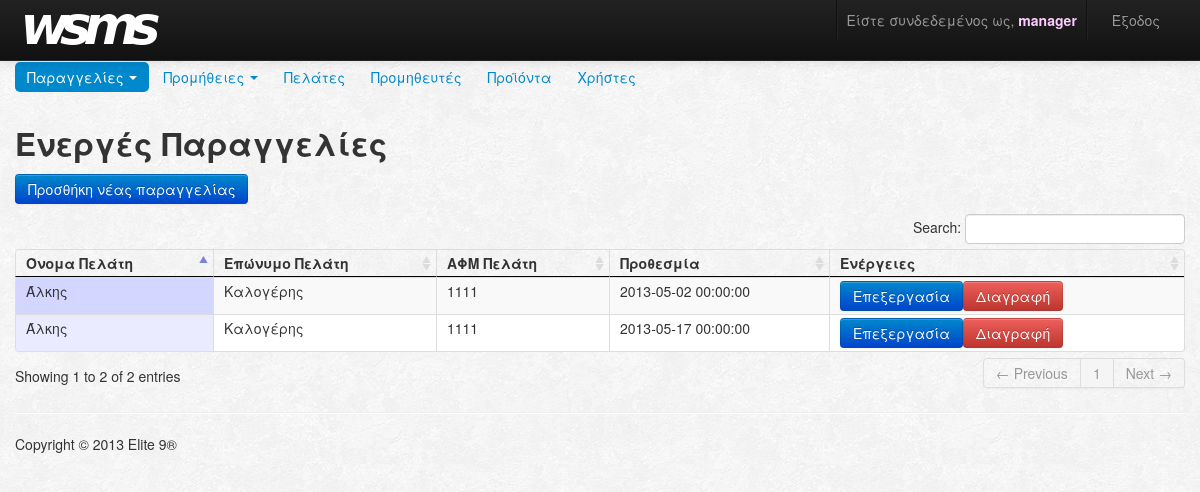
Page /saleOrder/index (signed in) on the committed database.
### tables this page shows
CREATE TABLE IF NOT EXISTS `customer` (
  `ssn` varchar(9) NOT NULL,
  `name` varchar(45) NOT NULL,
  `surname` varchar(45) NOT NULL,
  `phone` varchar(20) DEFAULT NULL,
  `cellphone` varchar(20) DEFAULT NULL,
  `email` varchar(45) DEFAULT NULL,
  `address` varchar(100) NOT NULL,
  `zipCode` varchar(10) NOT NULL,
  `city` varchar(45) NOT NULL,
  `version` int(11) NOT NULL DEFAULT '0',
  PRIMARY KEY (`ssn`)
);

CREATE TABLE IF NOT EXISTS `saleorder` (
  `idSaleOrder` int(11) NOT NULL AUTO_INCREMENT,
  `dateUpdated` datetime NOT NULL,
  `dateCreated` datetime NOT NULL,
  `dateClosed` datetime DEFAULT NULL,
  `dateDue` datetime DEFAULT NULL,
  `customerSsn` varchar(9) NOT NULL,
  `idUser` int(11) NOT NULL,
  `status` enum('active','inactive','closed','problem') NOT NULL,
  `address` varchar(100) DEFAULT NULL,
  PRIMARY KEY (`idSaleOrder`,`dateUpdated`),
  KEY `fk_OrderSale_Customer1_idx` (`customerSsn`),
  KEY `fk_OrderSale_User1_idx` (`idUser`)
);

### index.php (called while the page is built, shortened)
<?php
$app = new Router();

### Models/CustomerModel.php (called while the page is built, shortened)
<?php
require_once("entities/Connector.php");
class CustomerModel extends Model
{
    public static function getCustomerBySsn($customerSsn)
    {
		$pdo = Connector::getPDO();
        try
        {
            $stmt = $pdo->prepare("SELECT *
                                  FROM customer
                                  WHERE ssn = :customerSsn");
            $stmt->bindValue(":customerSsn", $customerSsn);
            $stmt->execute();
            $customerCol = $stmt->fetch(PDO::FETCH_ASSOC);
			return new Customer($customerCol['name'],
								$customerCol['surname'],
								$customerCol['ssn'],
								$customerCol['phone'],
								$customerCol['cellphone'],
								$customerCol['email'],
								$customerCol['address'],
								$customerCol['city'],
								$customerCol['zipCode']);
        }
        catch(PDOException $e)
        {
			throw $e;
        }
    }
}

### Models/SaleOrderModel.php (called while the page is built, shortened)
<?php
require_once("entities/SaleOrder.php");
require_once("entities/Connector.php");
class SaleOrderModel extends Model
{
	public static function getSaleOrdersByStatus($username, $status)
	{
		$pdo = Connector::getPDO();
        try
        {
			$stmt = $pdo->prepare("SELECT idUser, role FROM user WHERE username = :username");
			$stmt->bindValue(":username", $username);
            $stmt->execute();
			$userCol = $stmt->fetch(PDO::FETCH_ASSOC);
			if( $userCol['role'] == 'MANAGER' )
			{
				$stmt = $pdo->prepare("SELECT * FROM saleorder
									  WHERE dateCreated <> dateUpdated
									  AND status = :status");
			}
			else
			{
				$stmt = $pdo->prepare("SELECT * FROM saleorder
									  WHERE idUser = :idUser
									  AND dateCreated <> dateUpdated
									  AND status = :status");
				$stmt->bindValue(":idUser", $userCol['idUser']);
			}
			$stmt->bindValue(":status", $status);
            $stmt->execute();
            $saleOrderColumns = $stmt->fetchAll();
            $saleOrderObjArray = array();
            foreach ($saleOrderColumns as $saleOrderCol)
            {
                $stmt = $pdo->prepare("SELECT sku, currentDescription, currentPriceSale, currentPriceSupply, currentDiscount, quantityCreated, quantityClosed
									  FROM saleorder_has_product
                                      WHERE idSaleOrder = :idSaleOrder
									  AND dateUpdated = :dateUpdated");
                $stmt->bindValue(":idSaleOrder", $saleOrderCol['idSaleOrder']);
				$stmt->bindValue(":dateUpdated", $saleOrderCol['dateUpdated']);
                $stmt->execute();
                $middleProductsColumns = $stmt->fetchAll();
                $middleProductObjArray = array();
                foreach ($middleProductsColumns as $middleProductsCol)
                {
                    $middleProductObjArray[] = new MiddleProduct($middleProductsCol['sku'],
																 $middleProductsCol['currentDescription'],
																 $middleProductsCol['currentPriceSale'],
																 $middleProductsCol['currentPriceSupply'],
																 $middleProductsCol['currentDiscount'],
																 $middleProductsCol['quantityCreated'],
																 $middleProductsCol['quantityClosed']);
                }
                $saleOrderObjArray[] =  new SaleOrder($saleOrderCol['dateDue'],
													  $saleOrderCol['customerSsn'],
													  $saleOrderCol['idUser'],
													  $saleOrderCol['status'],
													  $middleProductObjArray,
													  $saleOrderCol['dateCreated'],
													  $saleOrderCol['idSaleOrder'],
													  $saleOrderCol['dateUpdated'],
                									  $saleOrderCol['dateClosed'],
                									  $saleOrderCol['address']);
            }
            return $saleOrderObjArray;
		}
		catch(PDOException $e)
        {
			$pdo->rollBack();
			throw $e;
        }
	}
}

### Models/entities/Connector.php (called while the page is built, shortened)
<?php
class Connector
{
    private function __construct()
    {
        try
        {
            $username = "wsms";
        }
        catch(PDOException $e)
        {
	       echo $e->getMessage();
        }
    }
}

### Models/entities/SaleOrder.php (called while the page is built, shortened)
<?php
class SaleOrder
{
    public function __construct($dateDue,
								$customerSsn,
								$idUser,
								$status,
								$middleProductObjArray,
								$dateCreated = null,
								$idSaleOrder = null,
								$dateUpdated = null,
								$dateClosed = null,
    							$address = null)
    {
		$this->dateDue = $dateDue;
    }
}

### Views/sales/index.php (the view, shortened to what this page needs)
<?php
  require_once 'Views/navbars/navbar.php';
?>
<div class="container">
<h2>
	Ενεργές Παραγγελίες
</h2>
<p>
  <a href="<?php echo SALEORDER . "/addsaleorder"; ?>"><button class="btn btn-primary" type="button" >Προσθήκη νέας παραγγελίας</button></a>
</p>
<table cellpadding="0" cellspacing="0" border="0" class="table table-striped table-bordered" width="100%" id="saleorder_table">
<thead>
<tr>
	<th><strong>Όνομα Πελάτη</strong></th>
	<th><strong>Επώνυμο Πελάτη</strong></th>
	<th><strong>ΑΦΜ Πελάτη</strong></th>
	<th><strong>Προθεσμία</strong></th>
	<th><strong>Ενέργειες</strong></th>
</tr>
</thead>
<tbody>
<?php
	if (!empty($data)) {
		foreach ($data as &$value) {
			echo "<tr>";
			echo "<td>" . $value->name . "</td>";
			echo "<td>" . $value->surname . "</td>";
			echo "<td>" . $value->ssn . "</td>";
			echo "<td>" . $value->dateDue . "</td>";
			echo "<td>" . "<a href=\"" . SALEORDER . "/editsaleorder?ssn=" . $value->ssn . "\">" . "<button class=\"btn btn-primary\" type=\"button\" >Επεξεργασία</button></a>";
			echo "<a href=\"" . SALEORDER . "/deletesaleorder?ssn=" . $value->ssn . "\">" . "<button class=\"btn btn-danger\" type=\"button\" >Διαγραφή</button></td></a>";
			echo "</tr>";
		}
	}
?>
</tbody>
</table>
</div>

### rows in the picture
customer: name "Άλκης", surname "Καλογέρης", ssn "1111"
saleorder: dateDue "2013-05-02 00:00:00"
saleorder: dateDue "2013-05-17 00:00:00"

### other values in the picture
$_SESSION['username'] "manager"
